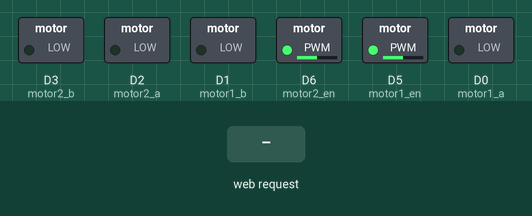
Recording of a sketch running on a simulated ESP8266 (NodeMCU). Parts: switched loads named in the sketch (green lamp = pin HIGH). Inputs (shaded band) come from the test bench. WiFi joins after 1.5 s; servers stay silent unless stated; what the sketch prints to the serial monitor is not drawn.

Above: at 2.8 s.
2.9 s: HTTP request GET /forward received
At 3.6 s:
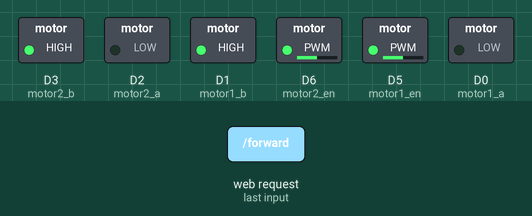
4.4 s: HTTP request GET /reverse received
At 4.7 s:
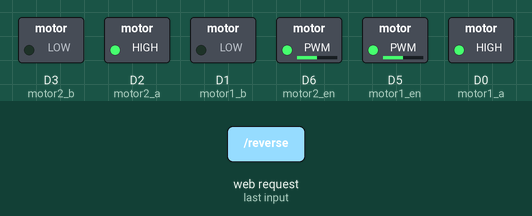
5.9 s: HTTP request GET /left received
At 7.0 s:
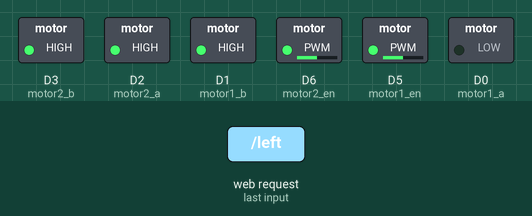
7.4 s: HTTP request GET /right received
At 8.1 s:
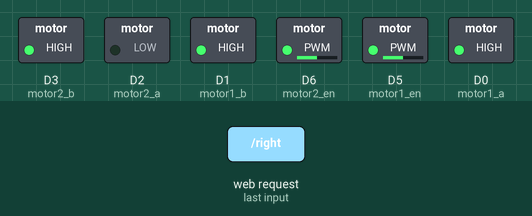
Timing chart, 0 to 9.9 s (numbered marks = the images above; inputs shaded):
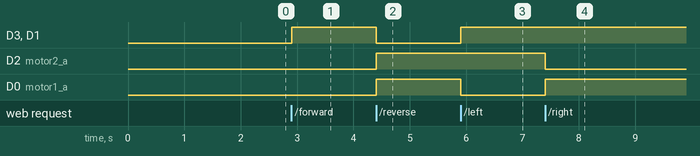

The sketch:

espwebserver.ino
```cpp
#include <ESP8266WiFi.h>
#include <ESP8266WebServer.h>

/* Put your SSID & Password */
const char* ssid = "Your Ssid";  // Enter SSID here
const char* password = "Your pswd";  //Enter Password here

int motor1_en = D5;
int motor1_a  = D0;
int motor1_b  = D1;

int motor2_en = D6;
int motor2_a  = D2;
int motor2_b  = D3;

/* Put IP Address details */
//IPAddress local_ip(192,168,1,1);
//IPAddress gateway(192,168,1,1);
//IPAddress subnet(255,255,255,0);

ESP8266WebServer server(80);


void setup() {
  Serial.begin(115200);
  pinMode(motor1_en, OUTPUT);
  pinMode(motor1_a, OUTPUT);
  pinMode(motor1_b, OUTPUT);

  pinMode(motor2_en, OUTPUT);
  pinMode(motor2_a, OUTPUT);
  pinMode(motor2_b, OUTPUT);

  analogWrite(motor1_en, 512);
  analogWrite(motor2_en, 512);
  Stop_no();
  WiFi.hostname("ERobotics");
  WiFi.mode(WIFI_STA);

  //  WiFi.softAP(ssid, password);
  //  WiFi.softAPConfig(local_ip, gateway, subnet);
  WiFi.begin(ssid , password);
  while (WiFi.status() != WL_CONNECTED)
  {
    delay(500);
    Serial.print(".");
  }
  Serial.println("");
  Serial.print("WiFi connected with IP ");
  Serial.println(WiFi.localIP());

  delay(100);


  server.on("/", handle_OnConnect);
  server.on("/forward", Forward);
  server.on("/reverse", Reverse);
  server.on("/left", Left);
  server.on("/right", Right);
  server.on("/stop", Stop);
  server.on("/forward_no", Forward_no);
  server.on("/reverse_no", Reverse_no);
  server.on("/left_no", Left_no);
  server.on("/right_no", Right_no);
  server.on("/stop_no", Stop_no);
  server.onNotFound(handle_NotFound);

  server.begin();
  Serial.println("HTTP server started");
  server.keepAlive(true);

}
void loop() {
  server.handleClient();
  if (WiFi.status() != WL_CONNECTED)
  {
    WiFi.hostname("ERobotics");
    WiFi.mode(WIFI_STA);
    WiFi.begin(ssid , password);
    Serial.print("Reconnecting");
    while (WiFi.status() != WL_CONNECTED)
    {
      delay(500);
      Serial.print(".");
    }
    Serial.println("");
    Serial.print("WiFi connected with IP ");
    Serial.println(WiFi.localIP());
  }

}

void handle_OnConnect() {
  Serial.println("Connected");
  server.send(200, "text/html", SendHTML());
  Stop_no();
}

void Forward() {
  digitalWrite(motor1_a, LOW);
  digitalWrite(motor1_b, HIGH);
  digitalWrite(motor2_a, LOW);
  digitalWrite(motor2_b, HIGH);
  Serial.println("forward");
  server.send(200, "text/html", SendHTML());
}
void Forward_no() {
  digitalWrite(motor1_a, LOW);
  digitalWrite(motor1_b, HIGH);
  digitalWrite(motor2_a, LOW);
  digitalWrite(motor2_b, HIGH);
  Serial.println("forward_no");
  server.send(204, "text/plain", " ");
}
void Reverse() {
  digitalWrite(motor1_a, HIGH);
  digitalWrite(motor1_b, LOW);
  digitalWrite(motor2_a, HIGH);
  digitalWrite(motor2_b, LOW);
  Serial.println("reverse");
  server.send(200, "text/html", SendHTML());
}
void Reverse_no() {
  digitalWrite(motor1_a, HIGH);
  digitalWrite(motor1_b, LOW);
  digitalWrite(motor2_a, HIGH);
  digitalWrite(motor2_b, LOW);
  Serial.println("reverse_no");
  server.send(204, "text/plain", " ");
}

void Right() {
  digitalWrite(motor1_a, HIGH);
  digitalWrite(motor1_b, HIGH);
  digitalWrite(motor2_a, LOW);
  digitalWrite(motor2_b, HIGH);
  Serial.println("right");
  server.send(200, "text/html", SendHTML());
}
void Right_no() {
  digitalWrite(motor1_a, HIGH);
  digitalWrite(motor1_b, HIGH);
  digitalWrite(motor2_a, LOW);
  digitalWrite(motor2_b, HIGH);
  Serial.println("right_no");
  server.send(204, "text/plain", " ");
}

void Left() {
  digitalWrite(motor1_a, LOW);
  digitalWrite(motor1_b, HIGH);
  digitalWrite(motor2_a, HIGH);
  digitalWrite(motor2_b, HIGH);
  Serial.println("left");
  server.send(200, "text/html", SendHTML());
}
void Left_no() {
  digitalWrite(motor1_a, LOW);
  digitalWrite(motor1_b, HIGH);
  digitalWrite(motor2_a, HIGH);
  digitalWrite(motor2_b, HIGH);
  Serial.println("left_no");
  server.send(204, "text/plain", " ");
}
void Stop() {
  digitalWrite(motor1_a, LOW);
  digitalWrite(motor1_b, LOW);
  digitalWrite(motor2_a, LOW);
  digitalWrite(motor2_b, LOW);
  Serial.println("stop");
  server.send(200, "text/html", SendHTML());
}
void Stop_no() {
  digitalWrite(motor1_a, LOW);
  digitalWrite(motor1_b, LOW);
  digitalWrite(motor2_a, LOW);
  digitalWrite(motor2_b, LOW);
  Serial.println("stop_no");
  server.send(204, "text/plain", " ");
}

void handle_NotFound() {
  server.send(404, "text/plain", "Not found");
}
```

HTML.ino
```cpp
String SendHTML(){
  String ptr ;
  ptr.reserve(1024);
   "Connection: Keep-Alive\n";
  ptr = "<!DOCTYPE html> \n";
  ptr+="<html><head><meta http-equiv=\"Content-Type\" content=\"text/html; charset=windows-1252\"><meta name=\"viewport\" content=\"width=device-width, initial-scale=1.0, user-scalable=no\"><meta http-equiv=\"Connection\" content=\"Keep-Alive\">\n";
  ptr+="<title>E-Robo-Soccer</title>\n";
  ptr+="<style>html { font-family: Helvetica; display: inline-block; margin: 0px auto; text-align: center;}\n";
  ptr+="body{margin-top: 20px;background-color: #D3D3D3;} h1 {color: #444444;margin: 20px auto 20px;} h3 {color: #444444;margin-bottom: 50px;}\n";
  ptr+="#outer{margin:0px auto ;width :100%; min-width: 500px;}\n";
  ptr+=".inner{margin:0px auto; width:500px;}\n";
  ptr+=".button {display:inline-block;width: 80px;background-color: #1abc9c;border-style: solid;color: white;padding: 13px 30px;text-decoration: none;font-size: 25px;margin: 8px 4px 8px 4px;cursor: pointer;border-radius: 8px;}\n";
  ptr+=".button-on {background-color: #1abc9c;}\n";
  ptr+=".button-on:active {background-color: #16a085;}\n";
  ptr+=".button-off {background-color: #34495e;}\n";
  ptr+=".button-off:active {background-color: #2c3e50;}\n";
  ptr+="p {font-size: 14px;color: #888;margin-bottom: 10px;}\n";
  ptr+="</style>\n";
  ptr+="<script src= \"https://ajax.googleapis.com/ajax/libs/jquery/3.6.0/jquery.min.js\"></script>\n";
  ptr+="<script type=\"text/javascript\">\n";
  ptr+="$(document).ready(function(){\n";
  ptr+="$(\".button\").on('click' , function(e){\n";
  ptr+="e.preventDefault();\n";
  ptr+="var url = $(this).attr('href');\n";
  ptr+="$.get(url);\n";
  ptr+="});\n";
  ptr+="});\n";
  ptr+="</script>\n";
  ptr+="</head>\n";
  ptr+="<body>\n";
  ptr+="<div id = \"outer\">\n";
  ptr+="<h1>E-Robo-Soccer</h1>\n";
  ptr+="<div class =\"inner\" ><a class=\"button button-on\" href=\"/forward_no\">forward</a></div>\n";
  ptr+="<div class =\"inner\" ><a class=\"button button-on\" href=\"/left_no\">left</a>\n";
  ptr+="<a class=\"button button-on\" href=\"/stop_no\">stop</a>\n";
  ptr+="<a class=\"button button-on\" href=\"/right_no\">right</a></div>\n";
  ptr+="<div class =\"inner\" ><a class=\"button button-off\" href=\"/reverse_no\">reverse</a></div>\n";
  ptr+="<h3>By Robo Society <br>PEC</h3>\n";
  ptr+="</div>\n";
  ptr+="</body></html>\n";

  return ptr;
}
```

Measured:
- after the input at 2.9 s, D3 (motor2_b), D1 (motor1_b): LOW → HIGH at once
- after the input at 4.4 s, D3 (motor2_b), D1 (motor1_b): HIGH → LOW at once; D2 (motor2_a), D0 (motor1_a): LOW → HIGH at once
- after the input at 5.9 s, D3 (motor2_b), D1 (motor1_b): LOW → HIGH at once; D0 (motor1_a): HIGH → LOW at once
- after the input at 7.4 s, D2 (motor2_a): HIGH → LOW at once; D0 (motor1_a): LOW → HIGH at once
